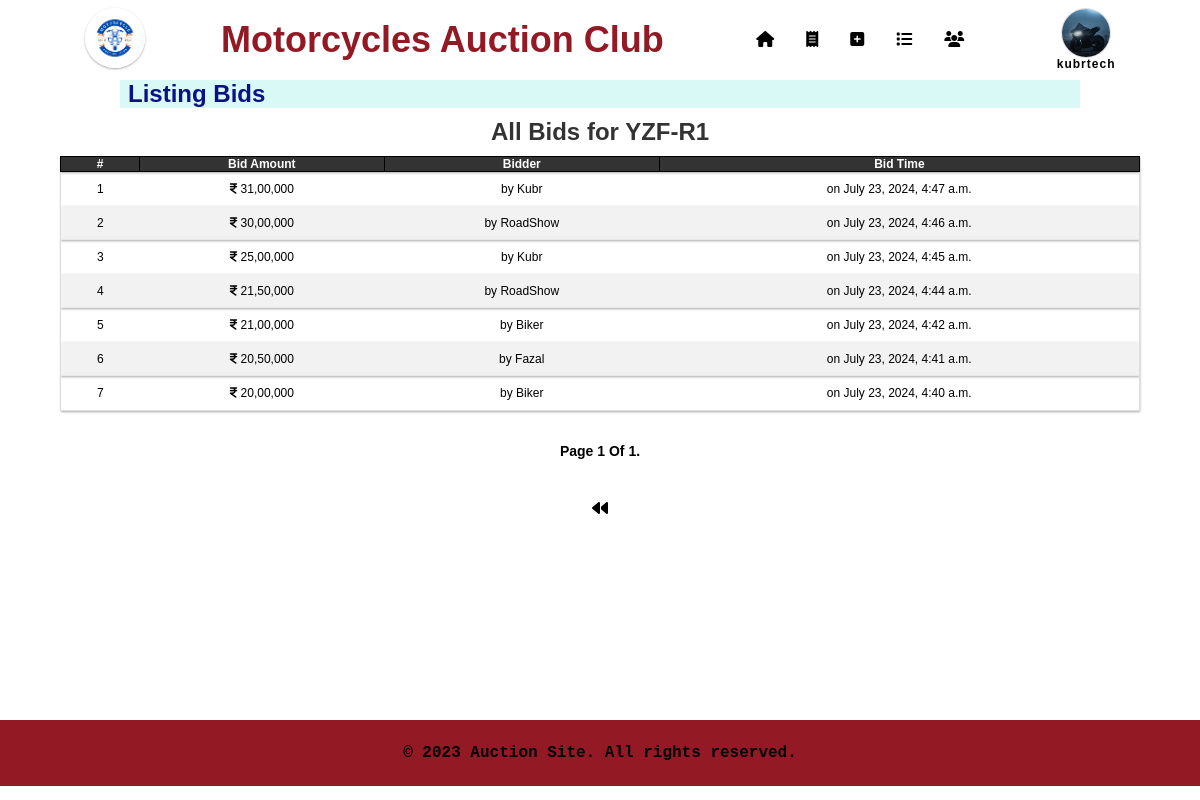
The page /motorcycle/YZF-R1/bids/?id=1 (signed in) on the database its author committed.
### auction/models.py (models this page shows, shortened)
class User(AbstractUser):
    name = models.CharField(default="", max_length=20)
    firstName = models.CharField(default="", max_length=20)
    lastName = models.CharField(default="", max_length=20)
    dob = models.DateField()
    profile_picture = models.ImageField(
        upload_to="profile_pics/", null=True, blank=True
    )
    dob = models.DateField(default=date.today)
    mobileNo = models.CharField(
        max_length=15,
        validators=[
            RegexValidator(
                regex=r"^\d{10}$", message="Enter a valid 10-digit mobile number."
            )
        ],
        help_text="Enter your 10-digit mobile number",
        null=True,
        blank=True,
    )
    address = models.CharField(
        max_length=255, help_text="Enter your address", null=True, blank=True
    )

class Motorcycle(models.Model):
    COLOR_CHOICES = [
        ("", ""),
        ("Red", "Red"),
        ("Blue", "Blue"),
        ("Black", "Black"),
        ("White", "White"),
        ("Green", "Green"),
        ("Yellow", "Yellow"),
        ("Silver", "Silver"),
        ("Grey", "Grey"),
        ("Orange", "Orange"),
        ("Purple", "Purple"),
    ]
    CONDITION_CHOICES = [
        ("", ""),
        ("New", "New"),
        ("Used", "Used"),
        ("Restored", "Restored"),
        ("Salvage", "Salvage"),
    ]
    name = models.CharField(max_length=50)
    start_price = models.IntegerField(default=0)
    current_bid = models.OneToOneField(
        "Bid",
        related_name="current_bid",
        null=True,
        blank=True,
        on_delete=models.CASCADE,
    )
    brand = models.ForeignKey(
        Brand, on_delete=models.CASCADE, blank=True, null=True, related_name="brand"
    )
    category = models.ForeignKey(
        Category,
        on_delete=models.CASCADE,
        blank=True,
        null=True,
        related_name="category",
    )
    cylinders = models.IntegerField(default=4)
    engine_capacity = models.FloatField(default=0)
    power = models.FloatField(default=0)
    torque = models.FloatField(default=0)
    mileage = models.FloatField(default=0)
    top_speed = models.IntegerField(default=0)
    fuel_capacity = models.FloatField(default=0)
    features = models.ManyToManyField(Feature, blank=True)
    color = models.CharField(max_length=100, choices=COLOR_CHOICES)
    condition = models.CharField(max_length=20, choices=CONDITION_CHOICES)
    image_url = models.CharField(max_length=1000)
    summary = models.CharField(max_length=1000)
    isActive = models.BooleanField(default=True)
    isExpired = models.BooleanField(default=False)
    sold = models.BooleanField(default=False)
    owner = models.ForeignKey(
        User, on_delete=models.CASCADE, blank=True, null=True, related_name="user"
    )
    watchlist = models.ManyToManyField(
        User, blank=True, related_name="motorcycleWatchList"
    )
    collection = models.ManyToManyField(User, blank=True, related_name="collection")
    created_at = models.DateTimeField(default=timezone.now, editable=False)
    end_time = models.DateTimeField(default=timezone.now() + timedelta(minutes=40))

class Bid(models.Model):
    motorcycle = models.ForeignKey(Motorcycle, on_delete=models.CASCADE, null=True)
    bidder = models.ForeignKey(
        User, on_delete=models.CASCADE, blank=True, null=True, related_name="bidUser"
    )
    bid_amount = models.IntegerField(default=0)
    bid_time = models.DateTimeField(default=timezone.now, editable=False)
    def __str__(self):
        motorcycle_name = self.motorcycle.name if self.motorcycle else "None"
        bidder_username = self.bidder.username if self.bidder else "None"
        return f"Bid {self.bid_amount} on {motorcycle_name} by {bidder_username}"

### auction/views.py (the view)
# urls.py: path('motorcycle/<str:name>/bids/', views.listing_bids, name='listing_bids'),
@login_required
def listing_bids(request, name):
    print("View function called")
    motorcycle_id = request.GET.get("id")
    print(f"Motorcycle ID from GET parameter: {motorcycle_id}")
    site_name = "Motorcycles Auction Club"
    motorcycle = get_object_or_404(Motorcycle, name=name, id=motorcycle_id)
    print("Motorcycle found")
    print(f"Motorcycle Name: {motorcycle.name}")
    starting_price = motorcycle.start_price
    print(f"Starting Price: {starting_price}")
    allBids = Bid.objects.filter(motorcycle=motorcycle).order_by('-bid_time')
    valid_bids = [bid for bid in allBids if bid.bid_amount != starting_price]
    print(f"Valid Bids (excluding starting price): {valid_bids}")
    paginator = Paginator(valid_bids, 15)
    page_number = request.GET.get('page')
    page_obj = paginator.get_page(page_number)
    return render(
        request,
        "auction/listing_bids.html",
        {
            "motorcycle": motorcycle,
            "page_obj": page_obj,
            "site_name": site_name,
        },
    )

### auction/templatetags/custom_filters.py (called while the page is built)
@register.filter
def format_number(number):
    num_str = str(number)[::-1]
    parts = []
    parts.append(num_str[:3])
    for i in range(3, len(num_str), 2):
        parts.append(num_str[i : i + 2])
    formatted_number = ",".join(parts)[::-1]
    return formatted_number

### auction/templates/auction/listing_bids.html (shortened to what this page needs)
{% extends "auction/layout.html" %}
{% load static %} {% load custom_filters %}
{% block body %}
<main class="main" id="main">
  <div class="content-heading-container">
    <h1 class="content-heading">Listing Bids</h1>
  </div>
  <div class="all-listing-bids">
    {% if page_obj %}
    <table class="all-listing-bids-table">
      <caption>All Bids for {{ motorcycle.name }}</caption>
      <thead>
        <tr>
          <th>#</th>
          <th>Bid Amount</th>
          <th>Bidder</th>
          <th>Bid Time</th>
        </tr>
      </thead>
      <tbody>
        {% for bid in page_obj %}
        <tr>
          <td>{{ forloop.counter }}</td>
          <td><i class="fa-solid fa-indian-rupee-sign rupee-icon"></i> {{ bid.bid_amount|format_number }}</td>
          <td>by {{ bid.bidder.firstName }}</td>
          <td>on {{ bid.bid_time }}</td>
        </tr>
        {% endfor %}
      </tbody>
    </table>
    <div class="pagination">
      <span class="step-links">
        <span class="current">
          Page {{ page_obj.number }} of {{ page_obj.paginator.num_pages }}.
        </span>
      </span>
    </div>
    <div class="go-back-link">
      <a class="back-link" href="{% url 'motorcycle' name=motorcycle.name %}?id={{ motorcycle.id }}">
        <i class="fa-solid fa-backward"></i>
      </a>
    </div>
    {% else %}
    <p>No bids have been placed yet.</p>
    {% endif %}
  </div>
</main>
{% endblock %}

### auction/templates/auction/layout.html (shortened to what this page needs)
{% load static %}
<!DOCTYPE html>
<html lang="en">
<head>
  <link rel="stylesheet" type="text/css" href="{% static 'auction/css/styles4.css' %}" />
  <link rel="stylesheet" href="https://cdnjs.cloudflare.com/ajax/libs/font-awesome/4.7.0/css/font-awesome.min.css" />
  <link rel="stylesheet" href="https://cdnjs.cloudflare.com/ajax/libs/font-awesome/6.4.0/css/all.min.css">
</head>
<body>
  <header id="header">
    <a href="{% url 'index' %}"><img class="logo" src="{% static 'auction/images/logo.png' %}" alt="Logo" /></a>
    <div class="site-name">
      <a href="{% url 'index' %}">
        <p>{{ site_name }}</p>
      </a>
    </div>
    <nav class="nav">
      <ul class="nav-menu">
        <li class="nav-item">
          <a id="navLink" class="nav-link" href="{% url 'index' %}"><span class="tooltip"><i
                class="fa-solid fa-house"></i><span class="tooltiptext">Home</span></span></a>
        </li>
        <li class="nav-item">
          <a id="navLink" class="nav-link" href="{% url 'active_listing' %}"><span class="tooltip"><i
                class="fa-solid fa-receipt"></i><span class="tooltiptext">Active Listings</span></span></a>
        </li>
        {% if user.is_authenticated %}
        <li class="nav-item">
          <a class="nav-link" href="{% url 'create' %}"><span class="tooltip"><i
                class="fa-solid fa-square-plus"></i><span class="tooltiptext">Create</span></span></a>
        </li>
        <li class="nav-item">
          <a class="nav-link" href="{% url 'watchlist' username=request.user.username %}"><span class="tooltip"><i
                class="fa-solid fa-list"></i><span class="tooltiptext">Watchlist</span></span></a>
        </li>
        <li class="nav-item">
          <a class="nav-link" href="{% url 'users' %}"><span class="tooltip"><i class="fa-solid fa-users"></i></span></a>
        </li>
        {% endif %}
      </ul>
    </nav>
    <div class="sign-in-auth">
      {% if user.is_authenticated %}
      <div class="profile-container">
        <a href="{% url 'user_profile' username=user.username %}" class="profile-link">
          <img class="profile-image"
            src="{% if user.profile_picture %}{{ user.profile_picture.url }}{% else %}{% static 'auction/images/user.png' %}{% endif %}"
            alt="{% if user.profile_picture %}{{ user.username }}'s Profile Picture{% else %}Default Profile Picture{% endif %}" />
        </a>
      </div>
      <div class="sign-in" id="sign-in">
        <p><strong>{{ user.username }}</strong></p>
      </div>
      {% endif %}
    </div>
  </header>
{% block body %}
{% endblock %}
<footer>
  <div class="footer-content">
    <p>&copy; 2023 Auction Site. All rights reserved.</p>
  </div>
</footer>
</body>
</html>

### auction/static/auction/css/styles4.css (style rules this page uses)
footer { width: 100%; height: auto; display: block; width: 100%; position: relative; left: 0; bottom: 0; text-align: center; background-color: #931a25; }
.footer-content { font-size: clamp(0.875rem, 2vw, 1rem); font-weight: 600; font-family: "Courier New", Courier, monospace; color: #000; padding: 0.5rem; }
header { display: flex; flex-wrap: wrap; flex-direction: row; align-items: center; justify-content: space-evenly; height: auto; padding: 0.5rem; overflow: hidden; }
.logo { width: 75px; height: 75px; border-radius: 50%; box-shadow: 0px 1px 3px 0px rgba(0, 0, 0, 0.12), 0px 1px 2px 0px rgba(0, 0, 0, 0.24); }
.site-name { position: relative; }
.site-name a { text-decoration: none; }
.site-name a p { margin: 0; color: #931a25; font-family: "Lucida Sans", "Lucida Sans Regular", "Lucida Grande", "Lucida Sans Unicode", Geneva, Verdana, sans-serif; animation: fadeIn 1s ease-out; font-size: clamp(1.25rem, 3vw, 2.5rem); font-weight: 700; }
.nav-menu { display: flex; list-style-type: none; padding: 0; margin: 0; }
.nav-item { margin: 0 2em; }
.nav-link { text-decoration: none; color: #000; font-size: clamp(0.875rem, 2vw, 1rem); font-weight: 700; }
.nav-link .tooltip { position: relative; display: inline-block; }
.sign-in-auth { display: flex; flex-direction: column; justify-content: center; align-items: center; width: auto; }
.profile-container { display: flex; align-items: center; }
.profile-link { display: inline-block; }
.profile-link .profile-image { display: block; width: 48px; height: 48px; -o-object-fit: fill; object-fit: fill; border-radius: 50%; box-shadow: rgba(0, 0, 0, 0.02) 0px 1px 3px 0px, rgba(27, 31, 35, 0.15) 0px 0px 0px 1px; }
.sign-in p { margin: 0; font-size: clamp(0.625rem, 3vw, 0.75rem); color: #000; letter-spacing: 1px; }
@media (max-width: 1200px) { .logo { width: 60px; height: 60px; } }
@media (max-width: 1200px) { .nav-item { margin: 0 1em; } }
@media (max-width: 1200px) { .profile-image { width: 35px; height: 35px; } }
.all-listing-bids { display: flex; flex-direction: column; justify-content: center; align-items: center; height: auto; }
.all-listing-bids-table { width: 90%; margin: auto; color: #000; font-size: clamp(0.625rem, 2vw, 0.75rem); text-align: center; counter-reset: row-number1; border-collapse: collapse; }
.all-listing-bids-table th, .all-listing-bids-table td { padding: 10px; }
.all-listing-bids-table tr { box-shadow: rgba(0, 0, 0, 0.12) 0px 1px 3px, rgba(0, 0, 0, 0.24) 0px 1px 2px; }
.all-listing-bids-table th { padding: 0; background-color: #333; color: white; border: 1px solid #000; }
.go-back-link { width: 100%; padding: 0.5rem; display: flex; align-items: center; justify-content: center; }
.go-back-link .back-link { display: block; text-align: center; padding: 0; font-size: clamp(0.75rem, 2vw, 0.875rem); font-weight: 600; outline: none; border: none; background-color: transparent; font-family: "Segoe UI", Tahoma, Geneva, Verdana, sans-serif; text-decoration: none; cursor: pointer; text-align: center; }
.go-back-link .back-link .fa-solid { color: #000; font-size: clamp(0.875rem, 2vw, 1rem); }
.back-link { position: relative; display: inline-block; }
* { box-sizing: border-box; }
html { font-size: 16px; }
body, html { margin: 0; height: 100%; box-sizing: border-box; scroll-behavior: smooth; font-family: "Lucida Sans", "Lucida Sans Regular", "Lucida Grande", "Lucida Sans Unicode", Geneva, Verdana, sans-serif; }
h1, h2, h3, h4, h5, h6 { margin: 0; padding: 0; }
img { max-width: 100%; -o-object-fit: cover; object-fit: cover; }
#main { width: 100%; min-height: 80%; }
.rupee-icon { font-size: 0.75rem, 2vw, 0.875rem; }
.content-heading-container { width: 80%; margin: auto; display: flex; padding: 0 0.5rem; align-items: center; background-color: rgba(64, 224, 208, 0.2); justify-content: space-between; }
.content-heading-container .content-heading { width: 100%; color: #0d1282; text-align: start; font-weight: 900; font-size: clamp(1.25rem, 2vw, 1.75rem); }
table { border-collapse: collapse; border-spacing: 0; width: 100%; border: 1px solid #ddd; }
tr:nth-child(even) { background-color: #f2f2f2; }
caption { caption-side: top; font-size: clamp(1rem, 2vw, 1.5rem); font-weight: 700; color: #333; padding: 10px; }
.pagination { margin: 1rem; padding: 1rem; font-size: clamp(0.75rem, 2vw, 0.875rem); font-weight: 600; text-align: center; text-transform: capitalize; }
.pagination .step-links { display: flex; align-items: center; justify-content: space-evenly; }

### rows shown on the page
User: profile_picture (picture), username "kubrtech"
Motorcycle: name "YZF-R1"
Bid: bid_amount "31,00,000", bidder.firstName "Kubr", bid_time "July 23, 2024, 4:47 a.m."
Bid: bid_amount "30,00,000", bidder.firstName "RoadShow", bid_time "July 23, 2024, 4:46 a.m."
Bid: bid_amount "25,00,000", bidder.firstName "Kubr", bid_time "July 23, 2024, 4:45 a.m."
Bid: bid_amount "21,50,000", bidder.firstName "RoadShow", bid_time "July 23, 2024, 4:44 a.m."
Bid: bid_amount "21,00,000", bidder.firstName "Biker", bid_time "July 23, 2024, 4:42 a.m."
Bid: bid_amount "20,50,000", bidder.firstName "Fazal", bid_time "July 23, 2024, 4:41 a.m."
Bid: bid_amount "20,00,000", bidder.firstName "Biker", bid_time "July 23, 2024, 4:40 a.m."

### other values the page prints
{{ site_name }} "Motorcycles Auction Club"
{{ page_obj.number }} "1"
{{ page_obj.paginator.num_pages }} "1"
